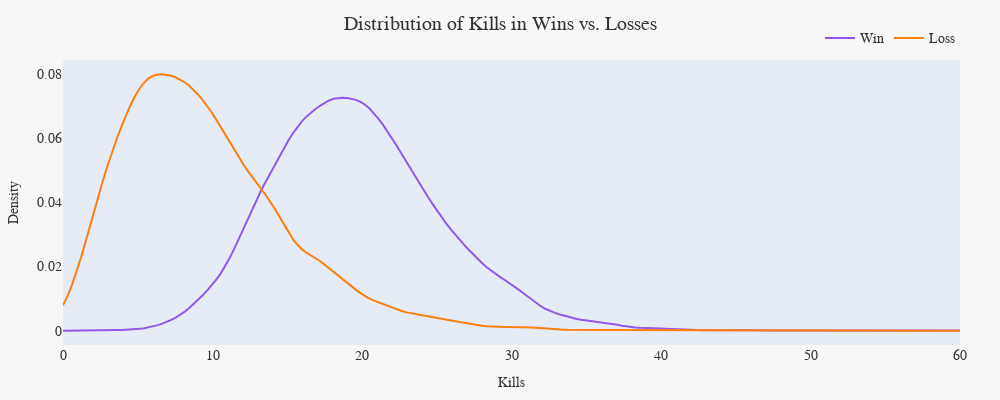

Here is the notebook cell this chart was saved with:
### Markdown cell above
### **Hypothesis Testing**

Now that we've performed exploratory data analysis and characterized some of the missingness in our data, we can turn our attention towards answering the questions we really care about. In this section, we will perform another hypothesis test on our dataset — this time not to test missingness —  as a preliminary to building a predictive model. Because each kill that a team secures throughout a match is highly impactful, it makes sense to start by examining the relationship between kills and match outcome. In the following hypothesis test, we will investigate if the number of kills that a team records differs between matches they win versus matches they lose. Specifically, we will test the following pair of hypotheses:

**Null Hypothesis**: The distribution of `kills` in losses and wins are the same, and any observed differences can be attributed to random chance.

**Alternative Hypothesis**: The distribution of `kills` in losses and wins are **not** the same, and any observed differences cannot be explained by random chance.

**Test Statistic**: Absolute difference in means.

We can use the absolute difference in means as the test statistic based on the KDE plot below depicting the distribution of kills in wins and losses. Both distributions have similar shapes and their variances are almost identical (wins: 32.02, losses: 30.49), so they are essentially shifted versions of each other. This implies that we do not need to use the Kolmogorov-Smirnov test statistic because the centers of the two distributions are relatively spread apart. The absolute difference in means is ideal in this scenario, and reflects the alternative hypothesis since it will detect any differences in the means of the two distributions regardless of directionality.

### Code cell
# filter df for wins and losses
wins   = df.loc[df["result"], "kills"]
losses = df.loc[~df["result"], "kills"]

# make grid span from min to max kills value
x_min, x_max = df["kills"].min(), df["kills"].max()
x_grid = np.linspace(x_min, x_max, 200)

# fit kdes for wins and losses
kde_win   = gaussian_kde(wins)
kde_loss  = gaussian_kde(losses)
dens_win  = kde_win(x_grid)
dens_loss = kde_loss(x_grid)

# combine into a single df
df_kde = pd.DataFrame({
    "kills":   np.concatenate([x_grid, x_grid]),
    "density": np.concatenate([dens_win, dens_loss]),
    "Outcome": ["Win"] * len(x_grid) + ["Loss"] * len(x_grid)})

fig = px.line(
    df_kde,
    x="kills",
    y="density",
    color="Outcome",
    color_discrete_map={"Win":  "#9457EB", "Loss": "#FF7F0E"},
    labels={"kills": "Kills", "density": "Density"},
    title="Distribution of Kills in Wins vs. Losses",
)

fig.update_layout(
    paper_bgcolor="#F7F7F7",    
    width=1000,
    height=400,
    margin=dict(l=40, r=40, t=60, b=40),
    title_x=0.5,                 
    font=dict(family="Calibri, sans-serif", size=14, color="#333333"),
    legend=dict(
        title="", 
        orientation="h", 
        yanchor="bottom", 
        y=1.02, 
        xanchor="right", 
        x=1
    ),
    xaxis=dict(
        showgrid=False,
        zeroline=False,
        title_font=dict(size=14),
        tickfont=dict(size=14)
    ),
    yaxis=dict(
        showgrid=False,
        zeroline=False,
        title_font=dict(size=14),
        tickfont=dict(size=14)
    )
)
fig.show()

var_wins   = wins.var()
var_losses = losses.var()
print(f"Variance in wins:  {var_wins:.2f}")
print(f"Variance in losses: {var_losses:.2f}")

### Figure 1 — Plotly figure (JSON) as saved in the notebook; plotly's stock layout.template omitted (floating-point values rounded to 4 significant figures; data arrays with more than 128 entries replaced by an {"elided": "..."} marker saying what was removed)
{"data": [{"hovertemplate": "Outcome=Win<br>Kills=%{x}<br>Density=%{y}<extra></extra>", "legendgroup": "Win", "line": {"color": "#9457EB", "dash": "solid"}, "marker": {"symbol": "circle"}, "mode": "lines", "name": "Win", "orientation": "v", "showlegend": true, "type": "scatter", "x": {"elided": "200 float values"}, "xaxis": "x", "y": {"elided": "200 float values"}, "yaxis": "y"}, {"hovertemplate": "Outcome=Loss<br>Kills=%{x}<br>Density=%{y}<extra></extra>", "legendgroup": "Loss", "line": {"color": "#FF7F0E", "dash": "solid"}, "marker": {"symbol": "circle"}, "mode": "lines", "name": "Loss", "orientation": "v", "showlegend": true, "type": "scatter", "x": {"elided": "200 float values"}, "xaxis": "x", "y": {"elided": "200 float values"}, "yaxis": "y"}], "layout": {"font": {"color": "#333333", "family": "Calibri, sans-serif", "size": 14}, "height": 400, "legend": {"orientation": "h", "title": {"text": ""}, "tracegroupgap": 0, "x": 1, "xanchor": "right", "y": 1.02, "yanchor": "bottom"}, "margin": {"b": 40, "l": 40, "r": 40, "t": 60}, "paper_bgcolor": "#F7F7F7", "title": {"text": "Distribution of Kills in Wins vs. Losses", "x": 0.5}, "width": 1000, "xaxis": {"anchor": "y", "domain": [0, 1], "showgrid": false, "tickfont": {"size": 14}, "title": {"font": {"size": 14}, "text": "Kills"}, "zeroline": false}, "yaxis": {"anchor": "x", "domain": [0, 1], "showgrid": false, "tickfont": {"size": 14}, "title": {"font": {"size": 14}, "text": "Density"}, "zeroline": false}}}
